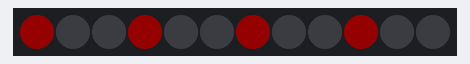
This sketch was run on a simulated ATtiny85, built with avr-gcc and run on an emulated ATtiny85. Shown: 12 RGB LEDs in strip order, left to right. Dim RGB values are drawn brighter than linear.

Above: at 0.05 s.
At 4.53 s:
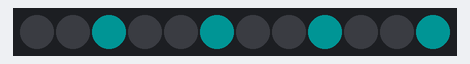
At 9.11 s:
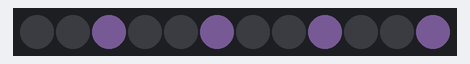
At 19.8 s:
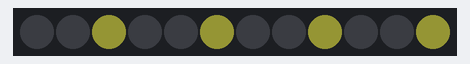
At 29.78 s:
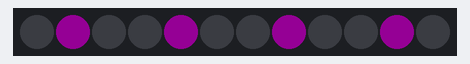
At 39.86 s:
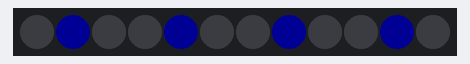

The sketch:

BouleNoel2024A06.ino
```cpp
  // BouleNoel2024A06
  // Theatre, mais très adapté pour des rings
  // ATtiny85
  // Ring 12 LEDs
  // claude.dufourmont@laposte.net
  // https://www.youtube.com/c/ClaudeDufourmont
  // https://github.com/claudiusmarius

  #include <Adafruit_NeoPixel.h>
  #define BrocheMatrice1_25  0

  int tableauCouleurs [] = {                                                                                            // Tableau des couleurs ce tableau est là pour rappeler codes couleurs
  255, 255, 255,                                                                                                        // Blanc
  255, 0, 0,                                                                                                            // Rouge
  0, 255, 0,                                                                                                            // Vert
  0, 0, 255,                                                                                                            // Bleu
  255, 0, 255,                                                                                                          // Violet
  0, 255, 255,                                                                                                          // Cyan
  255, 125, 0,                                                                                                          // Jaune
  255, 40, 0,                                                                                                           // Orange
  255, 0, 100                                                                                                           // Rose
  };

  const int nombreLEDMatrice1_25 = 12;
  int LuminositeCourante = 20;
  int Sequence = 0;
  unsigned long VitesseSlide = 50;

  Adafruit_NeoPixel Matrice1_25(nombreLEDMatrice1_25, BrocheMatrice1_25, NEO_GRB + NEO_KHZ800);


  void setup()
  {
  Matrice1_25.begin();
  Matrice1_25.show();
  Matrice1_25.setBrightness(20);
  }

  void loop()
  {
  Matrice1_25.clear();
  Matrice1_25.show();

  theaterChase(Matrice1_25.Color(255, 0, 0), 10);
  theaterChase(Matrice1_25.Color(0, 255, 0), 10);
  theaterChase(Matrice1_25.Color(0, 255, 255),10);
  theaterChase(Matrice1_25.Color(255, 125, 0),10);
  theaterChase(Matrice1_25.Color(0, 255, 0), 10);
  theaterChase(Matrice1_25.Color(200,   150,   255),10);
  theaterChase(Matrice1_25.Color(255,   120,   120),10);
  theaterChase(Matrice1_25.Color(0, 0,  255),10);
  theaterChase(Matrice1_25.Color(255,   150,   255), 10);
  theaterChase(Matrice1_25.Color(255,   120,   120), 10);
  theaterChase(Matrice1_25.Color(100,   255,   120), 10);
  theaterChase(Matrice1_25.Color(255,   0,   0), 10);
  theaterChase(Matrice1_25.Color(255,   255,   90), 10);
  theaterChase(Matrice1_25.Color(40,   30,   255), 10);
  theaterChase(Matrice1_25.Color(50,   255,   255), 10);
  theaterChase(Matrice1_25.Color(255,   0,   10), 0);
  theaterChase(Matrice1_25.Color(200,   150,   255), 10);
  theaterChase(Matrice1_25.Color(255,   120,   120), 10);
  theaterChase(Matrice1_25.Color(255,   255,   0), 10);
  theaterChase(Matrice1_25.Color(255,   0,   255), 10);
  theaterChase(Matrice1_25.Color(200,   240,   255),10);
  theaterChase(Matrice1_25.Color(255,   120,   120), 10);
  theaterChase(Matrice1_25.Color(100,   255,   120), 10);

  theaterChase(Matrice1_25.Color(255, 0, 0), 2);
  theaterChase(Matrice1_25.Color(0, 0, 255), 2);
  theaterChase(Matrice1_25.Color(255, 0, 0), 2);
  theaterChase(Matrice1_25.Color(0, 0, 255), 2);
  theaterChase(Matrice1_25.Color(255, 0, 0), 2);
  theaterChase(Matrice1_25.Color(0, 0, 255), 2);
  theaterChase(Matrice1_25.Color(255, 0, 0), 2);
  theaterChase(Matrice1_25.Color(0, 0, 255), 2);

  theaterChase(Matrice1_25.Color(0, 255, 0), 1);
  theaterChase(Matrice1_25.Color(0, 0, 255), 1);
  theaterChase(Matrice1_25.Color(0, 255, 0), 1);
  theaterChase(Matrice1_25.Color(0, 0, 255), 1);
  theaterChase(Matrice1_25.Color(0, 255, 0), 1);
  theaterChase(Matrice1_25.Color(0, 0, 255), 1);
  theaterChase(Matrice1_25.Color(0, 255, 0), 1);
  theaterChase(Matrice1_25.Color(0, 0, 255), 1);
  theaterChase(Matrice1_25.Color(0, 255, 0), 1);
  theaterChase(Matrice1_25.Color(0, 0, 255), 1);
  theaterChase(Matrice1_25.Color(0, 255, 0), 1);
  theaterChase(Matrice1_25.Color(0, 0, 255), 1);
  theaterChase(Matrice1_25.Color(0, 255, 0), 1);
  theaterChase(Matrice1_25.Color(0, 0, 255), 1);
  theaterChase(Matrice1_25.Color(0, 255, 0), 1);
  theaterChase(Matrice1_25.Color(0, 0, 255), 1);
  }

  void theaterChase(uint32_t CouleurSlide1 ,int wait)
  {
  for(int a=0; a<5; a++)
  {
  for(int b=0; b<3; b++)
  {
  for(int e=0; e<3; e++)
  {
  Matrice1_25.clear();
  for(int c=b; c<Matrice1_25.numPixels(); c += 3)
  {
  {
  Matrice1_25.setPixelColor(c,CouleurSlide1);
  }
  }
  }
  Matrice1_25.show();
  delay(100);
  }
  }
  }
```
